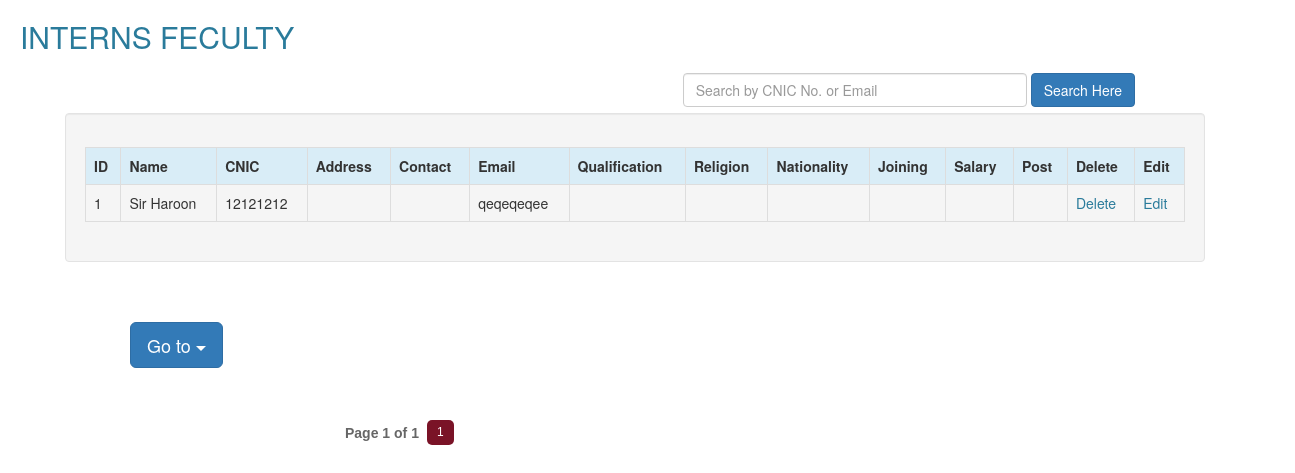
The page /int_fec.php (signed in) on the database its author committed.
### tables this page shows
CREATE TABLE IF NOT EXISTS `int_teacher` (
`id` int(30) NOT NULL,
  `name` text NOT NULL,
  `cnic` varchar(60) NOT NULL,
  `addr` varchar(60) NOT NULL,
  `contact` varchar(60) NOT NULL,
  `email` varchar(60) NOT NULL,
  `quali` varchar(60) NOT NULL,
  `relig` text NOT NULL,
  `nationality` text NOT NULL,
  `joining` varchar(60) NOT NULL,
  `sal` varchar(60) NOT NULL,
  `post` varchar(60) NOT NULL
);

### int_fec.php (the view, shortened to what this page needs)
<?php
function pagination($total_num_results,$posts_per_page,$cur_page) {
  $no = $total_num_results / $posts_per_page;
  $no = ceil($no);
  $pages_html="";
  $start_page=$cur_page-2;
  $end_page=$cur_page+2;
  $start_diff=$cur_page-1;
  $end_diff=$no-$cur_page;
  if($end_diff < 2) {
    $start_page=$cur_page+$end_diff;
    $start_page=$start_page-4;
  }
  while($start_page < 1) { $start_page=$start_page+1; }
  if($start_diff < 2) {
    $end_page=$cur_page-$start_diff;
    $end_page=$end_page+4;
  }
  while($end_page > $no) { $end_page=$end_page-1; }
  $pages_html .= "<div id='pagination' >";
  $pages_html .= "<label class='disptext' >Page ".$cur_page." of ".$no."</label>";
  for($i=$start_page; $i<=$end_page; $i++) { $pages_html .= "<a href='?page=".$i."' id='page".$i."' > ".$i." </a>"; }
  $pages_html .= "<script type='text/javascript'>var d = document.getElementById('page".$cur_page."');
  d.className += ' selectedpage';</script>";
  $pages_html .= "</div>";
  return $pages_html;
}
?>
<!DOCTYPE html>
<html>
<head>
<link href="css/bootstrap.min.css" rel="stylesheet">
<link href="admin.css" rel="stylesheet" type="text/css" />
</head>
<body>
<div class="heading2"><h2>INTERNS FECULTY</h2></div>
	<div class="search">
	<form class="form-inline" action="vis_fec.php" method="get">
	<div class="form-group">
    <input type="text" class="form-control" id="info" name="search" placeholder="Search by CNIC No. or Email" size="40">
  </div>
  <button type="submit" name="sub" class="btn btn-primary">Search Here</button>
</form></div>
		<div class="container">
		<div class="well">
		<div class="responsive-table">
	<table class="table table-bordered">
	  <tr class="info">
	    <th>ID</th>
	    <th>Name</th>
	    <th>CNIC</th>
		<th>Address</th>
	    <th>Contact</th>
	    <th>Email</th>
	    <th>Qualification</th>
	    <th>Religion</th>
	    <th>Nationality</th>
		<th>Joining</th>
		<th>Salary</th>
		<th>Post</th>
	    <th>Delete</th>
		<th>Edit</th>
      </tr>
	<tr>
	  <?php
$query ="select * from int_teacher";
$run = mysql_query($query);
while($row=mysql_fetch_array($run))
{
	$id 						= $row['id'];
	$int_fec_name				= $row[1];
	$int_fec_cnic				= $row[2];
	$int_fec_address 			= $row[3];
	$int_fec_contact 			= $row[4];
	$int_fec_email 				= $row[5];
	$int_fec_quali 				= $row[6];
	$int_fec_relig 				= $row[7];
	$int_fec_nat				= $row[8];
	$int_fec_join 				= $row[9];
	$int_fec_sal 				= $row[10];
	$int_fec_post 				= $row[11];
?>
	    <td><?php echo $id; ?></td>
	    <td><?php echo $int_fec_name; ?> </td>
	    <td><?php echo $int_fec_cnic; ?></td>
		<td><?php echo $int_fec_address; ?></td>
	    <td><?php echo $int_fec_contact; ?></td>
	    <td><?php echo $int_fec_email; ?></td>
	    <td><?php echo $int_fec_quali; ?></td>
	    <td><?php echo $int_fec_relig; ?></td>
	    <td><?php echo $int_fec_nat; ?></td>
	    <td><?php echo $int_fec_join; ?></td>
		<td><?php echo $int_fec_sal; ?></td>
		<td><?php echo $int_fec_post; ?></td>
		<td><a href='del_int_fec.php?del_int_fec=<?php echo $id; ?>'><font color="#2A7B9B">Delete</font></a></td>
	    <td><a href='edit_int_fec.php?edit_int_fec=<?php echo $id; ?>'><font color="#2A7B9B">Edit</font></a></td>
      </tr>
  <?php }  ?>
</table>
</div>
</div>
<div>
		<div class="container">
		<div class="dropdown">
			 <button class="btn btn-primary btn-lg  dropdown-toggle" type="button" data-toggle="dropdown">
			 Go to <span class="caret"></span>
			 </button>
				</div>
				</div>
</body>
</html>
<?php
       $query=mysql_query("select * from int_teacher");
       $total_num_results = mysql_num_rows($query);
  $posts_per_page="15";
  $cur_page="1";
  $html=pagination($total_num_results,$posts_per_page,$cur_page);
  echo $html;
?>

### admin.css (style rules this page uses)
.container { margin:50px; padding-top:10px; }
.heading2 { color:#2A7B9B; margin:20px; }
.search { float:right; margin-right:160px; margin-bottom:40px; }
#pagination { width: 600px;margin: 0 auto; }
#pagination a { padding: 5px 10px; margin: 2px 3px 0px 3px; float: left; font-size: 12px; line-height: 15px; font-family: Arial, Helvetica, Sans-serif; color: #666; background-color:#eeeeee; text-decoration: none; border-radius: 5px; }
#pagination a.selectedpage, #pagination a:hover { background-color: #7A1327; color: #fff; }
#pagination .disptext { margin: 5px 5px 0 10px; float: left; color: #666; font-family: Muli, 'Lucida Sans Unicode', 'Lucida Grande', Verdana, Tahoma, Arial, sans-serif; }

### rows shown on the page
int_teacher: id "1", name "Sir Haroon", cnic "12121212", email "qeqeqeqee"

### other values the page prints
$no "1"
